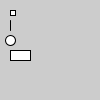
Frame 1 (no input)
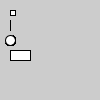
Frame 60 (the mouse pressed at the canvas centre just before this capture)
Frame 120 (the mouse held since frame 60 and released just before this capture): identical to frame 60, image omitted

The Processing sketch that drew these frames (run headless with seeded random() and noise(); from frame 60 on, the mouse is pressed at the canvas centre):

// Processing sketch: sketch_33_1
// ── sketch_33_1.pde
//33.1

int[] y = { 10, 20, 30, 40, 50 };

void setup() {
  size(100, 100);
  smooth();
  fill(255);
}
void draw() {
  rect(10, y[0], 5, 5);
  line(10, y[1], 10, y[2]);
  ellipse(10, y[3], 10, 10);
  rect(10, y[4], 20, 10);
}
